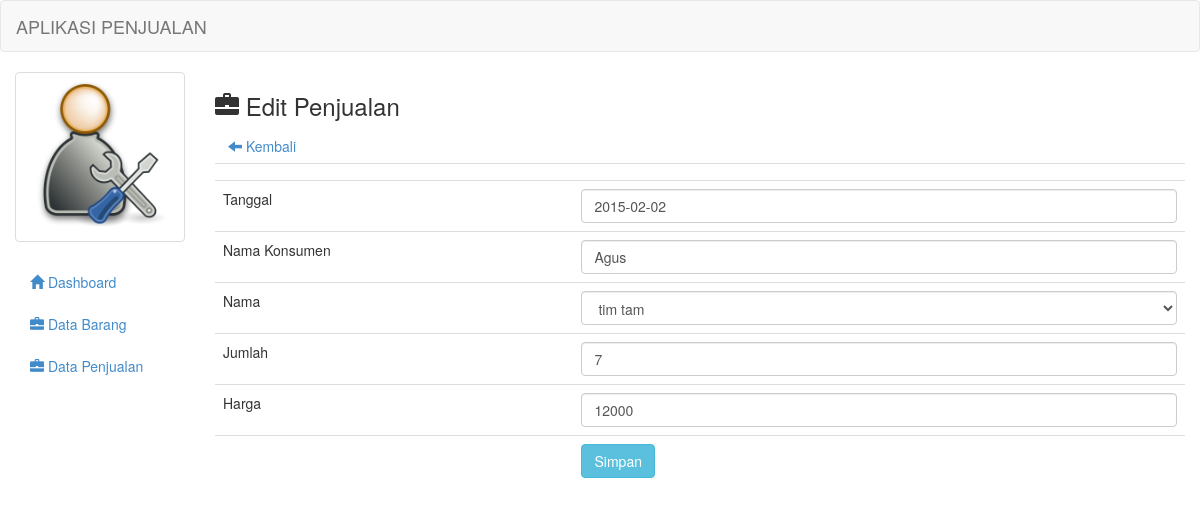
The page /edit_penjualan.php?id=47 on the database its author committed.
### tables this page shows
CREATE TABLE IF NOT EXISTS `penjualan` (
  `id` int(11) NOT NULL AUTO_INCREMENT,
  `tanggal` date NOT NULL,
  `nama_konsumen` text NOT NULL,
  `nama` text NOT NULL,
  `jumlah` int(11) NOT NULL,
  `harga` int(11) NOT NULL,
  `total_harga` int(20) NOT NULL,
  PRIMARY KEY (`id`)
);

### edit_penjualan.php (the view, shortened to what this page needs)
<?php
include 'header.php';
?>
<h3><span class="glyphicon glyphicon-briefcase"></span>  Edit Penjualan</h3>
<a class="btn" href="penjualan.php"><span class="glyphicon glyphicon-arrow-left"></span>  Kembali</a>
<?php
$id_brg=mysql_real_escape_string($_GET['id']);
$det=mysql_query("select * from penjualan where id='$id_brg'")or die(mysql_error());
while($d=mysql_fetch_array($det)){
	?>
<form action="edit_penjualan_dt.php" method="post">
		<table class="table">
			<tr>
				<td></td>
				<td><input type="hidden" name="id" value="<?php echo $d['id'] ?>"></td>
			</tr>
			<tr>
				<td>Tanggal</td>
				<td><input name="tanggal" type="text" class="form-control" id="tgl" autocomplete="off" value="<?php echo $d['tanggal'] ?>"></td>
			</tr>
                        <tr>
				<td>Nama Konsumen</td>
				<td><input type="text" class="form-control" name="nama_konsumen" value="<?php echo $d['nama_konsumen'] ?>"></td>
			</tr>
			<tr>
				<td>Nama</td>
				<td>
					<select class="form-control" name="nama">
						<?php
						$brg=mysql_query("select * from barang");
						while($b=mysql_fetch_array($brg)){
							?>
							<option <?php if($d['nama']==$b['nama']){echo "selected"; } ?> value="<?php echo $b['nama']; ?>"><?php echo $b['nama'] ?></option>
							<?php
						}
						?>
					</select>
				</td>
			</tr>
                        <tr>
				<td>Jumlah</td>
				<td><input type="text" class="form-control" name="jumlah" value="<?php echo $d['jumlah'] ?>"></td>
			</tr>
			<tr>
				<td>Harga</td>
				<td><input type="text" class="form-control" name="harga" value="<?php echo $d['harga'] ?>"></td>
			</tr>
			<tr>
				<td></td>
				<td><input type="submit" class="btn btn-info" value="Simpan"></td>
			</tr>
		</table>
	</form>
	<?php
}
?>
<?php
include 'footer.php';
?>

### rows shown on the page
penjualan: tanggal "2015-02-02", nama_konsumen "Agus", jumlah "7", harga "12000"

### other values the page prints
form field nama "tim tam"
